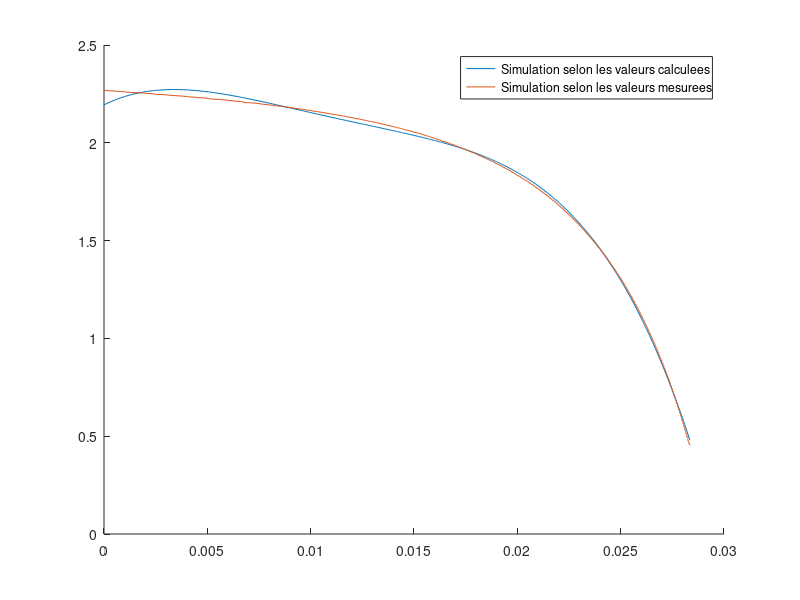

This chart was generated by the following MATLAB code:
%% mesures avec -1A

load('capteur.mat')
 
d1 = distance;
d0 = d1.^0;
d2 = d1.^2;
d3 = d1.^3;
d4 = d1.^4;

Y1 = voltage;
X1 = [d0 d1 d2 d3 d4];

a = pinv(X1)*Y1;
a0 = a(1);
a1 = a(2);
a2 = a(3);
a3 = a(4);
a4 = a(5);

V = a0*d0 + a1*d1 + a2*d2 + a3*d3 + a4*d4;

figure(1)
hold on
plot(distance,V)
plot(distance,voltage)
legend('Simulation selon les valeurs calculees','Simulation selon les valeurs mesurees')
hold off
